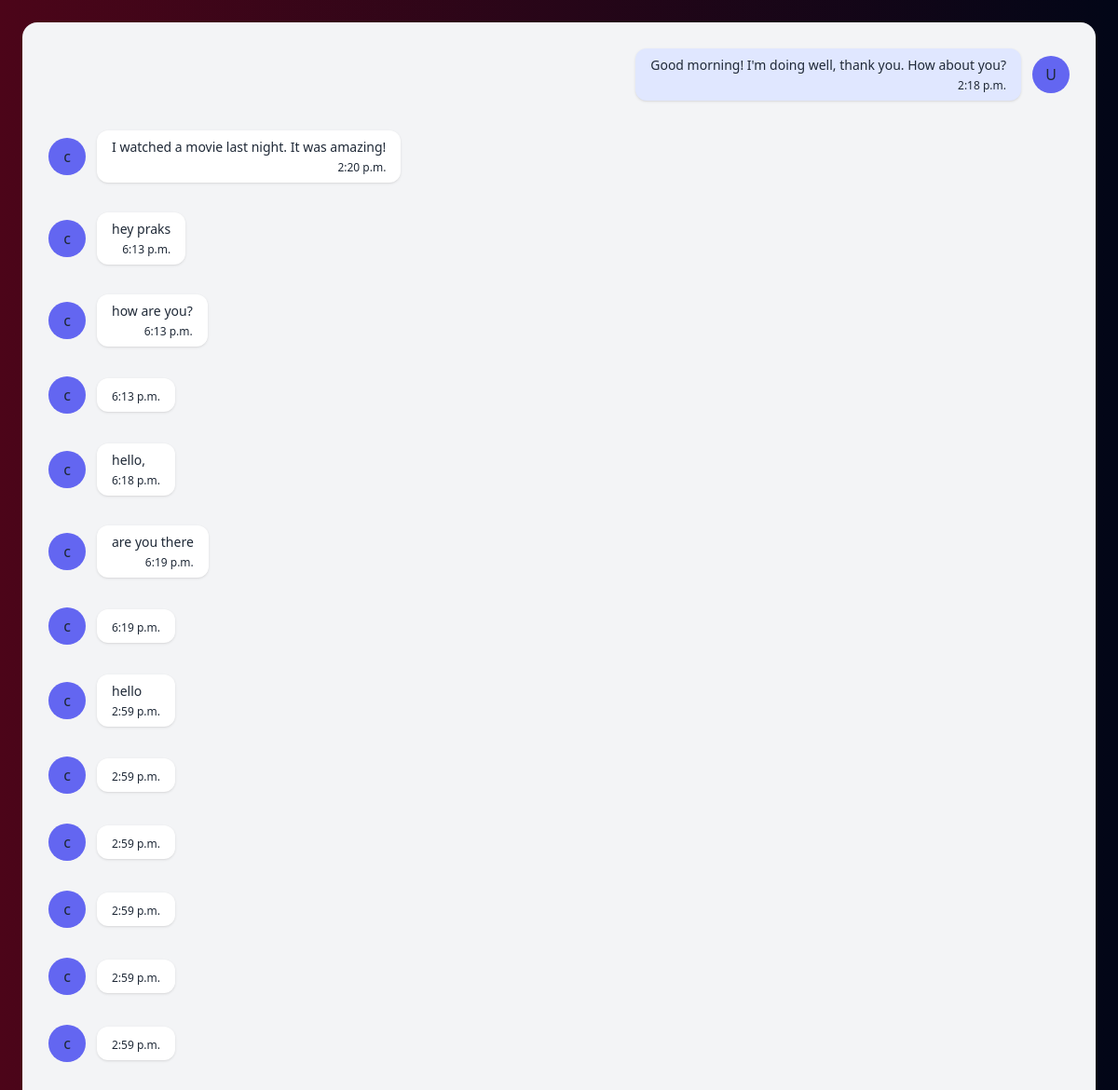
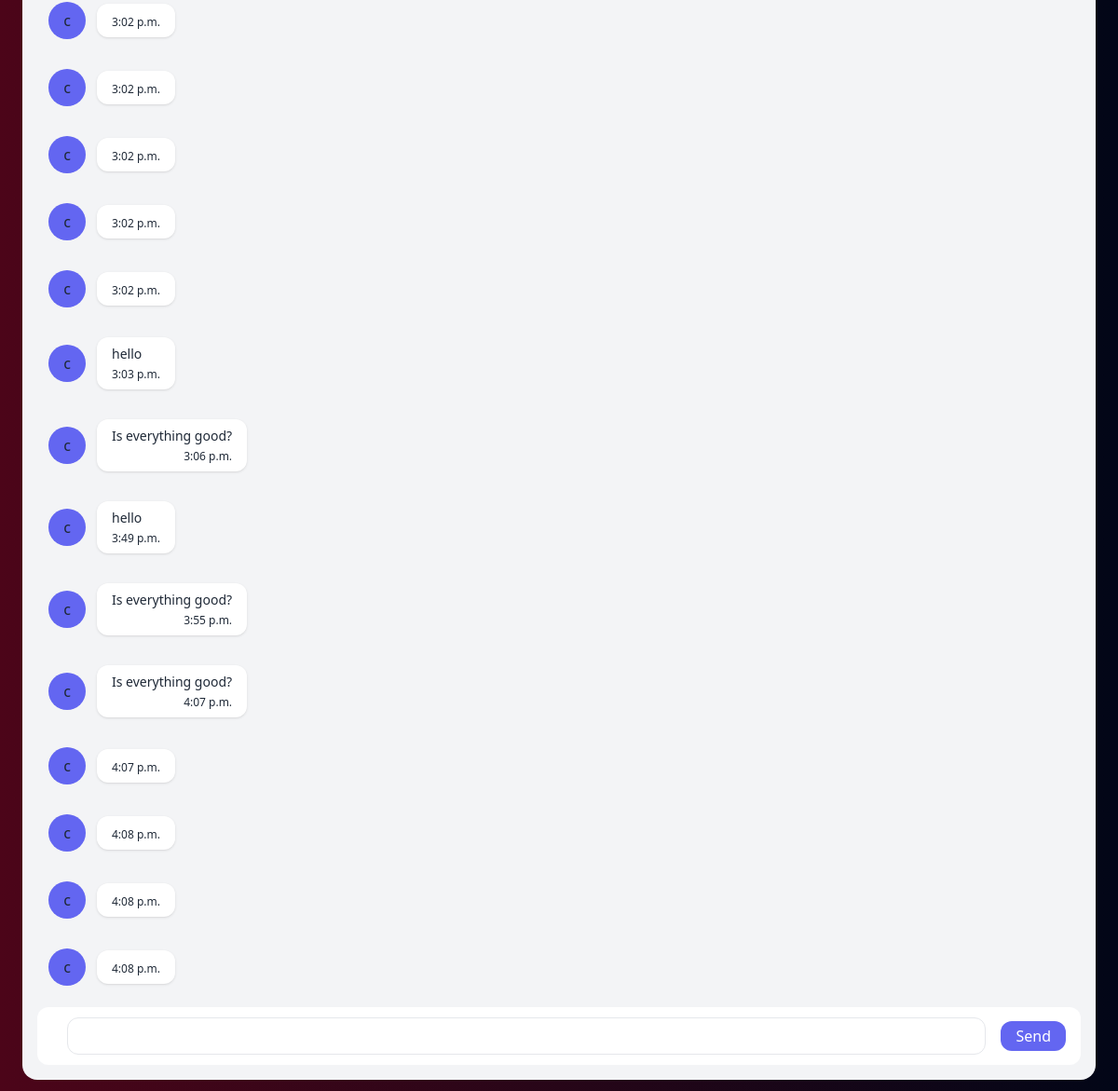
/chatrooms/lobby/ (signed in), run on the app's committed database (2 pictures, top to bottom).
### chat_room/models.py (models this page shows)
class Message(models.Model):
    chatroom = models.ForeignKey(ChatRoom, related_name='messages', on_delete=models.CASCADE)
    user = models.ForeignKey(User, related_name='messages', on_delete=models.CASCADE)
    content = models.TextField()
    date_added = models.DateTimeField(auto_now_add=True)
    class Meta:
        ordering = ('date_added',)

### chat_room/views.py (the view)
# urls.py: path('<slug:slug>/', views.chatroom, name='chatroom'),
@login_required
def chatroom(request, slug):
    chatroom = ChatRoom.objects.get(slug=slug)
    messages = Message.objects.filter(chatroom=chatroom)
    return render(request, 'chat_room/chatroom.html', {'chatroom': chatroom, 'messages': messages})

### chat_room/templates/chat_room/chatroom.html (shortened to what this page needs)
<!DOCTYPE html>
<html>
  <head>
    <script src="https://cdn.tailwindcss.com"></script>
  </head>
  <body class="bg-gradient-to-r from-rose-950 to-slate-950">
    <div class="flex h-screen antialiased text-gray-800">
      <div class="flex flex-row h-full w-full overflow-x-hidden">
        <div class="flex flex-col flex-auto h-full p-6">
          <div class="flex flex-col flex-auto flex-shrink-0 rounded-2xl bg-gray-100 h-full p-4">
            <div class="flex flex-col h-full overflow-x-auto mb-4">
              <div class="flex flex-col h-full">
                <div class="grid grid-cols-12 gap-y-2" id="chat-messages">
                  {% for m in messages %}
                    {% if m.user == request.user %}
                      <div class="col-start-6 col-end-13 p-3 rounded-lg">
                        <div class="flex items-center justify-start flex-row-reverse">
                          <div class="flex items-center justify-center h-10 w-10 rounded-full bg-indigo-500 flex-shrink-0">{{ m.user.username|first }}</div>
                          <div class="relative mr-3 text-sm bg-indigo-100 py-2 px-4 shadow rounded-xl">
                            <div>{{ m.content }}</div>
                            <p class="text-right text-xs text-grey-dark mt-1">
                              {{ m.date_added | time }}
                          </p>
                          </div>
                        </div>
                      </div>
                    {% else %}
                      <div class="col-start-1 col-end-8 p-3 rounded-lg">
                        <div class="flex flex-row items-center">
                          <div class="flex items-center justify-center h-10 w-10 rounded-full bg-indigo-500 flex-shrink-0">{{ m.user.username|first }}</div>
                          <div class="relative ml-3 text-sm bg-white py-2 px-4 shadow rounded-xl">
                            <div>{{ m.content }}</div>
                            <p class="text-right text-xs text-grey-dark mt-1">
                              {{ m.date_added | time }}
                          </p>
                          </div>
                        </div>
                      </div>
                    {% endif %}
                  {% endfor %}
                </div>
              </div>
            </div>
            <form method="post" action="." class="flex flex-row items-center h-16 rounded-xl bg-white w-full px-4">
              <div class="flex-grow ml-4">
                <div class="relative w-full">
                  <input type="text" name="content" id="chat-message-input" class="flex w-full border rounded-xl focus:outline-none focus:border-indigo-300 pl-4 h-10" />
                </div>
              </div>
              <div class="ml-4">
                <button class="flex items-center justify-center bg-indigo-500 hover:bg-indigo-600 rounded-xl text-white px-4 py-1 flex-shrink-0" id="chat-message-submit"><span>Send</span></button>
              </div>
            </form>
          </div>
        </div>
      </div>
    </div>
  </body>
</html>

### data on the page
Message: user.username|first "U", content "Good morning! I'm doing well, thank you. How about you?", date_added "2:18 p.m."
Message: user.username|first "c", content "I watched a movie last night. It was amazing!", date_added "2:20 p.m."
Message: user.username|first "c", content "hey praks", date_added "6:13 p.m."
Message: user.username|first "c", content "how are you?", date_added "6:13 p.m."
Message: user.username|first "c", date_added "6:13 p.m."
Message: user.username|first "c", content "hello,", date_added "6:18 p.m."
Message: user.username|first "c", content "are you there", date_added "6:19 p.m."
Message: user.username|first "c", date_added "6:19 p.m."
Message: user.username|first "c", content "hello", date_added "2:59 p.m."
Message: user.username|first "c", date_added "2:59 p.m."
Message: user.username|first "c", date_added "2:59 p.m."
Message: user.username|first "c", date_added "2:59 p.m."
Message: user.username|first "c", date_added "2:59 p.m."
Message: user.username|first "c", date_added "2:59 p.m."
Message: user.username|first "c", date_added "3:02 p.m."
Message: user.username|first "c", date_added "3:02 p.m."
Message: user.username|first "c", date_added "3:02 p.m."
Message: user.username|first "c", date_added "3:02 p.m."
Message: user.username|first "c", date_added "3:02 p.m."
Message: user.username|first "c", content "hello", date_added "3:03 p.m."
Message: user.username|first "c", content "Is everything good?", date_added "3:06 p.m."
Message: user.username|first "c", content "hello", date_added "3:49 p.m."
Message: user.username|first "c", content "Is everything good?", date_added "3:55 p.m."
Message: user.username|first "c", content "Is everything good?", date_added "4:07 p.m."
Message: user.username|first "c", date_added "4:07 p.m."
Message: user.username|first "c", date_added "4:08 p.m."
Message: user.username|first "c", date_added "4:08 p.m."
Message: user.username|first "c", date_added "4:08 p.m."
